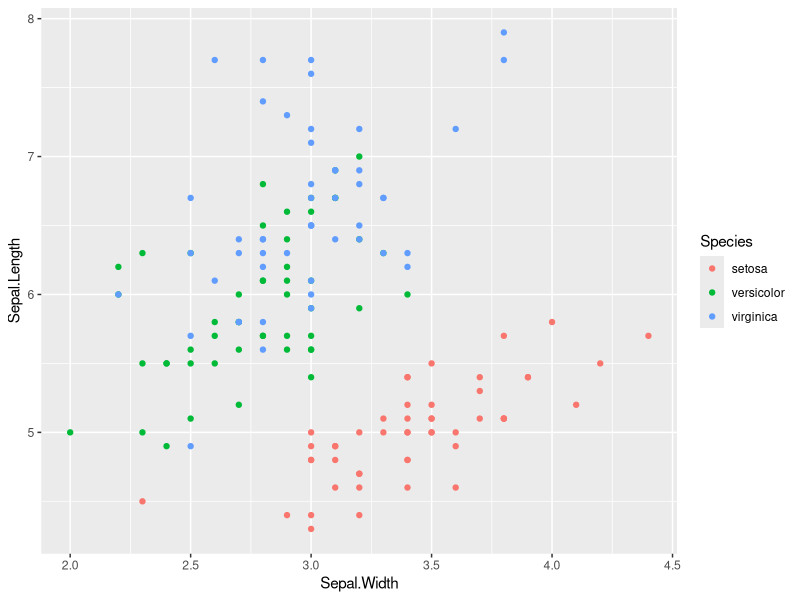
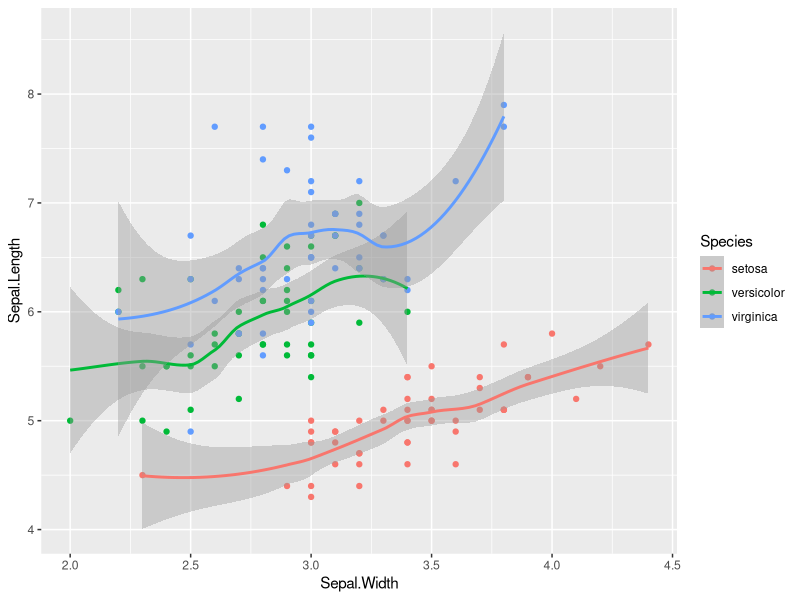

Write R code to recreate these figures, in order. (Note: this script raises an error after producing the figures.)

myfirstvector <- c(4, 10000, -5.7, pi)

charvec <- c("cat", "dog", "ant")
charvec[2]  #Extracting elements

mean(myfirstvector, trim=0.3) #Trim removes magnitude different values

charvec <- c("cat", "dog", "ant", "ant", "dog", "ant")
summary(charvec)
animals <- factor(charvec)
summary(animals)

data(iris)
summary(iris)



library(ggplot2)  #Help -> Cheatsheets -> Data visualization with ggplot
ggplot(iris)+ 
    geom_point(aes(Sepal.Width, Sepal.Length, col=Species))

ggplot(iris)+ 
  geom_point(aes(Sepal.Width, Sepal.Length, col=Species))+
  geom_smooth(aes(Sepal.Width,Sepal.Length,col=Species))

library(tidyr)
library(dplyr)
tidycards <- cards %>%
  gather(key = "week",value = "N", starts_with("week"))

tidycards <- tidycards %>%
  
  separate(col = week,into = c("foo","week"),sep = 4) %>%
  select(-foo) %>%
  mutate(week=as.numeric(week))
ggplot(tidycards)+
  geom_line(aes(x=week,y=N,color=card))
  


tidycards <- tidycards %>%
  group_by(week) %>%
  mutate(weekrank=rank(N)) %>%
  ungroup()


# find the mean number of each card over the weeks
tidycards %>%
  group_by(card) %>%
  summarise(meanN=mean(N)) %>%
  ungroup()


